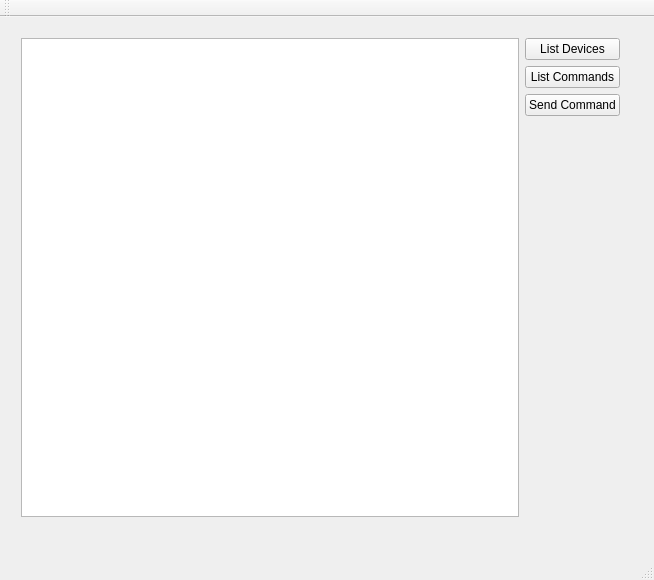
<?xml version="1.0" encoding="UTF-8"?>
<ui version="4.0">
 <class>FakeDeviceClass</class>
 <widget class="QMainWindow" name="FakeDeviceClass">
  <property name="geometry">
   <rect>
    <x>0</x>
    <y>0</y>
    <width>654</width>
    <height>580</height>
   </rect>
  </property>
  <property name="windowTitle">
   <string>FakeDevice</string>
  </property>
  <widget class="QWidget" name="centralWidget">
   <widget class="QWidget" name="horizontalLayoutWidget">
    <property name="geometry">
     <rect>
      <x>10</x>
      <y>10</y>
      <width>621</width>
      <height>501</height>
     </rect>
    </property>
    <layout class="QHBoxLayout" name="horizontalLayout">
     <item>
      <widget class="QPlainTextEdit" name="plainTextEdit"/>
     </item>
     <item>
      <layout class="QVBoxLayout" name="verticalLayout">
       <item>
        <widget class="QPushButton" name="listDeviceBtn">
         <property name="text">
          <string>List Devices</string>
         </property>
        </widget>
       </item>
       <item>
        <widget class="QPushButton" name="listCommandBtn">
         <property name="text">
          <string>List Commands</string>
         </property>
        </widget>
       </item>
       <item>
        <widget class="QPushButton" name="sendCmdBtn">
         <property name="text">
          <string>Send Command</string>
         </property>
        </widget>
       </item>
       <item>
        <spacer name="verticalSpacer">
         <property name="orientation">
          <enum>Qt::Vertical</enum>
         </property>
         <property name="sizeHint" stdset="0">
          <size>
           <width>20</width>
           <height>40</height>
          </size>
         </property>
        </spacer>
       </item>
      </layout>
     </item>
    </layout>
   </widget>
  </widget>
  <widget class="QMenuBar" name="menuBar">
   <property name="geometry">
    <rect>
     <x>0</x>
     <y>0</y>
     <width>654</width>
     <height>21</height>
    </rect>
   </property>
  </widget>
  <widget class="QToolBar" name="mainToolBar">
   <attribute name="toolBarArea">
    <enum>TopToolBarArea</enum>
   </attribute>
   <attribute name="toolBarBreak">
    <bool>false</bool>
   </attribute>
  </widget>
  <widget class="QStatusBar" name="statusBar"/>
 </widget>
 <layoutdefault spacing="6" margin="11"/>
 <resources>
  <include location="fakedevice.qrc"/>
 </resources>
 <connections/>
</ui>
